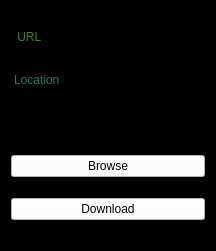
<?xml version="1.0" encoding="UTF-8"?>
<ui version="4.0">
 <class>FileDownloader</class>
 <widget class="QWidget" name="FileDownloader">
  <property name="geometry">
   <rect>
    <x>0</x>
    <y>0</y>
    <width>216</width>
    <height>251</height>
   </rect>
  </property>
  <property name="focusPolicy">
   <enum>Qt::TabFocus</enum>
  </property>
  <property name="windowTitle">
   <string>FileDownloader</string>
  </property>
  <property name="styleSheet">
   <string notr="true">background-color: rgb(0, 0, 0);</string>
  </property>
  <layout class="QVBoxLayout" name="verticalLayout">
   <item>
    <widget class="QLineEdit" name="txt_url">
     <property name="styleSheet">
      <string notr="true">color: rgb(143, 255, 83);</string>
     </property>
     <property name="placeholderText">
      <string> URL</string>
     </property>
    </widget>
   </item>
   <item>
    <widget class="QLineEdit" name="txt_location">
     <property name="styleSheet">
      <string notr="true">color: rgb(64, 255, 169);</string>
     </property>
     <property name="placeholderText">
      <string>Location</string>
     </property>
    </widget>
   </item>
   <item>
    <widget class="QProgressBar" name="progress">
     <property name="focusPolicy">
      <enum>Qt::StrongFocus</enum>
     </property>
     <property name="value">
      <number>0</number>
     </property>
     <property name="alignment">
      <set>Qt::AlignCenter</set>
     </property>
     <property name="textVisible">
      <bool>true</bool>
     </property>
    </widget>
   </item>
   <item>
    <widget class="QPushButton" name="btn_browse">
     <property name="styleSheet">
      <string notr="true">background-color: rgb(255, 255, 255);</string>
     </property>
     <property name="text">
      <string>Browse</string>
     </property>
    </widget>
   </item>
   <item>
    <widget class="QPushButton" name="btn_download">
     <property name="styleSheet">
      <string notr="true">background-color: rgb(255, 255, 255);</string>
     </property>
     <property name="text">
      <string>Download</string>
     </property>
    </widget>
   </item>
  </layout>
 </widget>
 <resources/>
 <connections/>
</ui>
